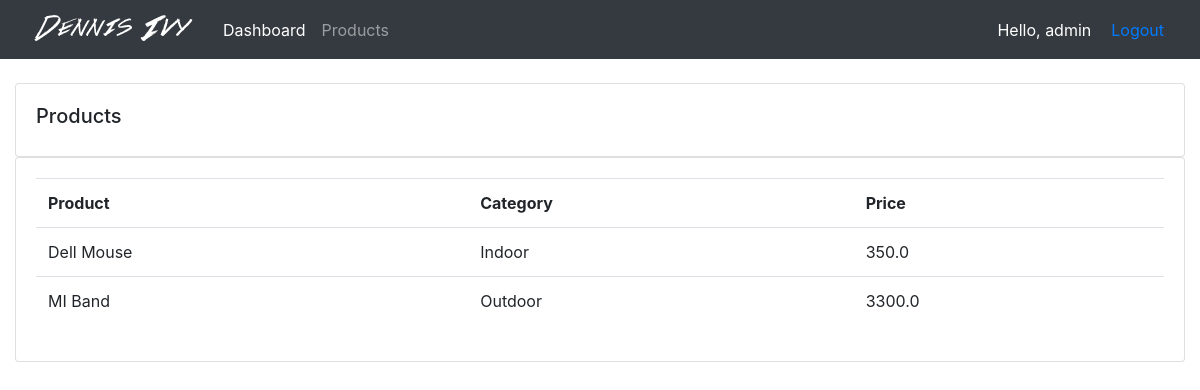
/product/ (signed in), run on the app's committed database.
### accounts/models.py (models this page shows, shortened)
class Product(models.Model):
    CATEGORY = (
        ('Indoor', 'Indoor'),
        ('Outdoor', 'Outdoor')
    )
    name = models.CharField(max_length=200)
    price = models.FloatField(null=True)
    category = models.CharField(max_length=200, choices=CATEGORY)
    description = models.CharField(max_length=200, blank=True)
    created_at = models.DateTimeField(auto_now_add=True)
    tags = models.ManyToManyField(Tag)

### accounts/decorators.py (the view)
        def wrapper_func(request, *args, **kwargs):
            group = None
            if request.user.groups.exists():
                group = request.user.groups.all()[0].name
            if group in allowed_roles:
                return view_func(request, *args, **kwargs)
            else:
                return HttpResponse("Unauthorized person!")

### accounts/views.py (called while the page is built)
@login_required(login_url='accounts:login')
@allowed_users(allowed_roles=['admin'])
def product(request):
    products = Product.objects.all()
    return render(request, 'accounts/product.html', {'products': products})

### accounts/templates/accounts/product.html
{% extends 'accounts/base.html' %}
{% block content %}
<br>
		<div class="row">
			<div class="col-md">
				<div class="card card-body">
					<h5>Products</h5>
				</div>
				<div class="card card-body">
					<table class="table">
						<tr>
							<th>Product</th>
							<th>Category</th>
							<th>Price</th>
						</tr>
						{% for product in products %}
						<tr>
							<td>{{product.name}}</td>
							<td>{{product.category}}</td>
							<td>{{product.price}}</td>
						</tr>
						{% endfor %}
					</table>
				</div>
			</div>
		</div>
{% endblock content %}

### accounts/templates/accounts/navbar.html (shortened to what this page needs)
{% load static %}
<nav class="navbar navbar-expand-lg navbar-dark bg-dark">
  <img src="{% static 'images/logo.png' %}" alt="">
  <div class="collapse navbar-collapse" id="navbarNav">
    <ul class="navbar-nav">
      {% if request.user.is_staff %}
      <li class="nav-item active">
        <a class="nav-link" href="{% url 'accounts:dashboard' %}">Dashboard <span class="sr-only">(current)</span></a>
      </li>
      <li class="nav-item">
        <a class="nav-link" href="{% url 'accounts:product' %}">Products</a>
      </li>
      {% else %}
      <li class="nav-item">
        <a class="nav-link" href="{% url 'accounts:account' %}">Settings</a>
      </li>
      {% endif %}
    </ul>
  </div>
  <span class="hlw-msg">Hello, {{request.user}}</span>
  <span class="hlw-msg"><a href="{% url 'accounts:logout' %}">Logout</a></span>
</nav>

### static/css/main.css (style rules this page uses)
body { background-color: #ebeff5; }

### accounts/templates/accounts/navbar.html (style rules this page uses)
.hlw-msg { font-size: 16px; color: #fff; margin-right: 20px; }

### data on the page
Product: name "Dell Mouse", category "Indoor", price "350.0"
Product: name "MI Band", category "Outdoor", price "3300.0"

### other printed values
{{ request.user }} "admin"
